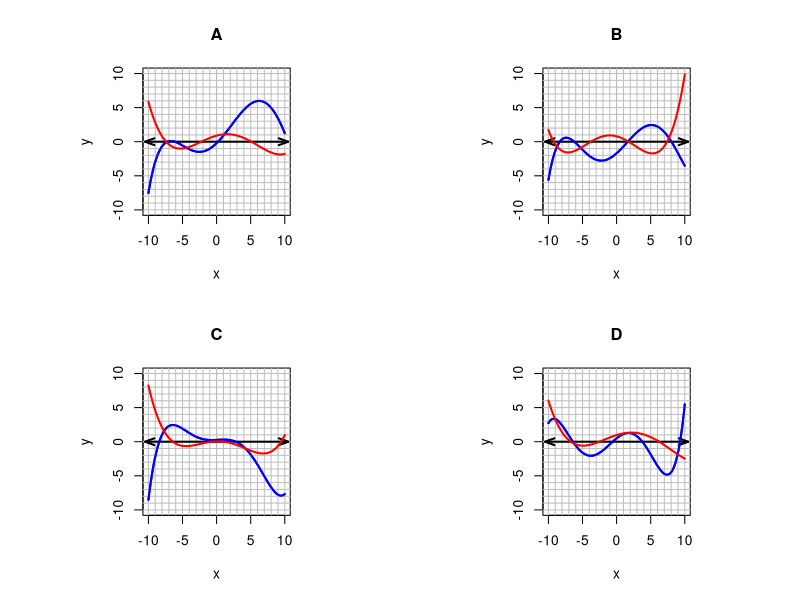

Here is the R script that generated this plot:
## ---- chunk 1
options(scipen=999)
fixer = function(exp){
  exp = gsub("+-","-",exp,fixed=T)
  exp = gsub("--","+",exp,fixed=T)
  return(exp)
}


xx = seq(-10,10,length.out=1000)
getcurves = function(){
  while(T){
    coefs = runif(6,-2.5,2.5)/factorial(rev(1:6))
    f = function(x){return(coefs[1]*x^5+coefs[2]*x^4+coefs[3]*x^3+coefs[4]*x^2+coefs[5]*x+coefs[6])}
    fp = function(x){return(5*coefs[1]*x^4+4*coefs[2]*x^3+3*coefs[3]*x^2+2*coefs[4]*x+coefs[5])}
    #fpp = function(x){return(5*4*coefs[1]*x^3+4*3*coefs[2]*x^2+3*2*coefs[3]*x+2*coefs[4])}
    xx = seq(-10,10,length.out=1000)
    yy1 = f(xx)
    yy2 = fp(xx)
    #yy3 = fpp(xx)
    if(max(abs(yy1))<10 && 
       max(abs(yy2))<10 && 
       max(abs(yy1))>2 && 
       max(abs(yy2))>2 &&
       length(unique(sign(yy1)))>1 && length(unique(sign(yy2)))>1){break}
  }
  return(list(yy1,yy2))
}

while(T){
  l1 = getcurves()
  l2 = getcurves()
  l3 = getcurves()
  l4 = getcurves()
  L1 = l1
  L2 = list(l2[[1]],l3[[2]])
  L3 = list(l3[[1]],l4[[2]])
  L4 = list(l4[[1]],l2[[2]])
  z1 = xx[diff(sign(L1[[2]]))!=0]
  z2 = xx[diff(sign(L2[[2]]))!=0]
  z3 = xx[diff(sign(L3[[2]]))!=0]
  z4 = xx[diff(sign(L4[[2]]))!=0]
  zs = list(z1,z2,z3,z4)
  cangoon = T
  for(i in 1:3){
    for(j in (i+1):4){
      maxmin = 0
      for(h in 1:length(zs[[i]])){
        mymin = 1000
        for(k in 1:length(zs[[j]])){
          mymin = min(c(mymin,abs(zs[[i]][h]-zs[[j]][k])))
        }
        maxmin = max(c(maxmin,mymin))
      }
      if(maxmin<1){
        cangoon = F
        break
        }
    }
  }
  if(cangoon){break}
}



Ls = list(L1,L2,L3,L4)

ord = sample(1:4)
sol = paste0(1*(1==ord),collapse="")

## ---- chunk 2
par(mfrow=c(2,2),pty="s")

for(j in 1:4){
  i = ord[j]
  yy1 = Ls[[i]][[1]]
  yy2 = Ls[[i]][[2]]
  plot(xx,yy1,col="blue",type="l",lwd=2,xlim=c(-10,10),ylim=c(-10,10),main=LETTERS[j],xlab="x",ylab="y")
  for(i in seq(0,10,1)){
    abline(h=i,col="grey")
    abline(v=i,col="grey")
    abline(h=-i,col="grey")
    abline(v=-i,col="grey")
  }
  arrows(-10.5,0,10.5,0,code=3,length=0.1,angle=20,lwd=2)
  lines(xx,yy1,col="blue",lwd=2)
  lines(xx,yy2,col="red",lwd=2)
}
